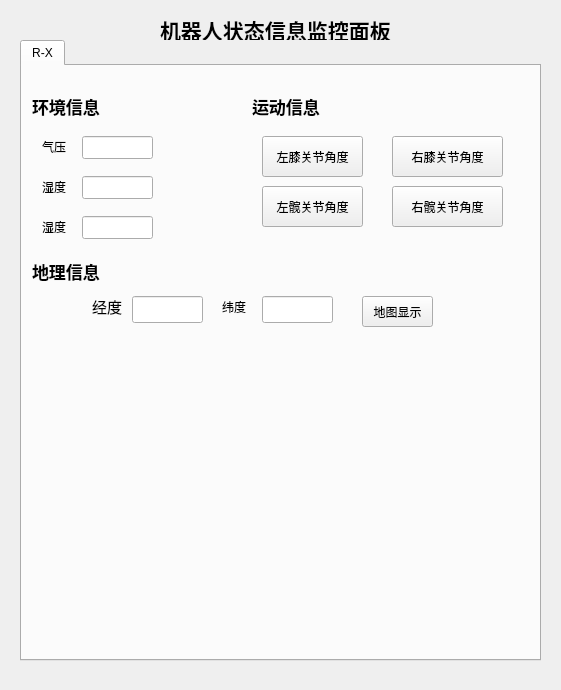
<?xml version="1.0" encoding="UTF-8"?>
<ui version="4.0">
 <class>Form</class>
 <widget class="QWidget" name="Form">
  <property name="geometry">
   <rect>
    <x>0</x>
    <y>0</y>
    <width>561</width>
    <height>690</height>
   </rect>
  </property>
  <property name="windowTitle">
   <string>Form</string>
  </property>
  <widget class="QTabWidget" name="tabWidget">
   <property name="geometry">
    <rect>
     <x>20</x>
     <y>40</y>
     <width>521</width>
     <height>621</height>
    </rect>
   </property>
   <property name="currentIndex">
    <number>0</number>
   </property>
   <widget class="QWidget" name="tab1">
    <attribute name="title">
     <string>R-X</string>
    </attribute>
    <widget class="QLabel" name="label_env">
     <property name="geometry">
      <rect>
       <x>10</x>
       <y>20</y>
       <width>81</width>
       <height>41</height>
      </rect>
     </property>
     <property name="font">
      <font>
       <pointsize>13</pointsize>
       <weight>75</weight>
       <bold>true</bold>
      </font>
     </property>
     <property name="text">
      <string>环境信息</string>
     </property>
    </widget>
    <widget class="QLabel" name="label_atmo">
     <property name="geometry">
      <rect>
       <x>20</x>
       <y>70</y>
       <width>41</width>
       <height>21</height>
      </rect>
     </property>
     <property name="text">
      <string>气压</string>
     </property>
    </widget>
    <widget class="QLabel" name="label_temp">
     <property name="geometry">
      <rect>
       <x>20</x>
       <y>110</y>
       <width>81</width>
       <height>21</height>
      </rect>
     </property>
     <property name="text">
      <string>湿度</string>
     </property>
    </widget>
    <widget class="QLabel" name="label_hum">
     <property name="geometry">
      <rect>
       <x>20</x>
       <y>150</y>
       <width>31</width>
       <height>21</height>
      </rect>
     </property>
     <property name="text">
      <string>湿度</string>
     </property>
    </widget>
    <widget class="QLineEdit" name="lineEdit_atmo">
     <property name="geometry">
      <rect>
       <x>60</x>
       <y>70</y>
       <width>71</width>
       <height>23</height>
      </rect>
     </property>
    </widget>
    <widget class="QLineEdit" name="lineEdit_temper">
     <property name="geometry">
      <rect>
       <x>60</x>
       <y>110</y>
       <width>71</width>
       <height>23</height>
      </rect>
     </property>
    </widget>
    <widget class="QLineEdit" name="lineEdit_hum">
     <property name="geometry">
      <rect>
       <x>60</x>
       <y>150</y>
       <width>71</width>
       <height>23</height>
      </rect>
     </property>
    </widget>
    <widget class="QLabel" name="label_drv">
     <property name="geometry">
      <rect>
       <x>230</x>
       <y>30</y>
       <width>81</width>
       <height>21</height>
      </rect>
     </property>
     <property name="font">
      <font>
       <pointsize>13</pointsize>
       <weight>75</weight>
       <bold>true</bold>
      </font>
     </property>
     <property name="text">
      <string>运动信息</string>
     </property>
    </widget>
    <widget class="QPushButton" name="Button_leftk">
     <property name="geometry">
      <rect>
       <x>240</x>
       <y>70</y>
       <width>101</width>
       <height>41</height>
      </rect>
     </property>
     <property name="text">
      <string>左膝关节角度</string>
     </property>
    </widget>
    <widget class="QPushButton" name="Button_lefth">
     <property name="geometry">
      <rect>
       <x>240</x>
       <y>120</y>
       <width>101</width>
       <height>41</height>
      </rect>
     </property>
     <property name="text">
      <string>左髋关节角度</string>
     </property>
    </widget>
    <widget class="QPushButton" name="Button_rightk">
     <property name="geometry">
      <rect>
       <x>370</x>
       <y>70</y>
       <width>111</width>
       <height>41</height>
      </rect>
     </property>
     <property name="text">
      <string>右膝关节角度</string>
     </property>
    </widget>
    <widget class="QPushButton" name="Button_righth">
     <property name="geometry">
      <rect>
       <x>370</x>
       <y>120</y>
       <width>111</width>
       <height>41</height>
      </rect>
     </property>
     <property name="text">
      <string>右髋关节角度</string>
     </property>
    </widget>
    <widget class="QLabel" name="label">
     <property name="geometry">
      <rect>
       <x>10</x>
       <y>190</y>
       <width>81</width>
       <height>31</height>
      </rect>
     </property>
     <property name="font">
      <font>
       <pointsize>13</pointsize>
       <weight>75</weight>
       <bold>true</bold>
      </font>
     </property>
     <property name="text">
      <string>地理信息</string>
     </property>
    </widget>
    <widget class="QLabel" name="label_long">
     <property name="geometry">
      <rect>
       <x>70</x>
       <y>230</y>
       <width>41</width>
       <height>21</height>
      </rect>
     </property>
     <property name="font">
      <font>
       <pointsize>11</pointsize>
      </font>
     </property>
     <property name="text">
      <string>经度</string>
     </property>
    </widget>
    <widget class="QLabel" name="label_lat">
     <property name="geometry">
      <rect>
       <x>200</x>
       <y>230</y>
       <width>41</width>
       <height>21</height>
      </rect>
     </property>
     <property name="text">
      <string>纬度</string>
     </property>
    </widget>
    <widget class="QLineEdit" name="lineEdit_long">
     <property name="geometry">
      <rect>
       <x>110</x>
       <y>230</y>
       <width>71</width>
       <height>27</height>
      </rect>
     </property>
    </widget>
    <widget class="QLineEdit" name="lineEdit_lat">
     <property name="geometry">
      <rect>
       <x>240</x>
       <y>230</y>
       <width>71</width>
       <height>27</height>
      </rect>
     </property>
    </widget>
    <widget class="QPushButton" name="Button_map">
     <property name="geometry">
      <rect>
       <x>340</x>
       <y>230</y>
       <width>71</width>
       <height>31</height>
      </rect>
     </property>
     <property name="text">
      <string>地图显示</string>
     </property>
    </widget>
    <widget class="QLabel" name="label_map">
     <property name="geometry">
      <rect>
       <x>60</x>
       <y>280</y>
       <width>400</width>
       <height>300</height>
      </rect>
     </property>
     <property name="text">
      <string/>
     </property>
    </widget>
   </widget>
  </widget>
  <widget class="QLabel" name="header">
   <property name="geometry">
    <rect>
     <x>160</x>
     <y>20</y>
     <width>241</width>
     <height>20</height>
    </rect>
   </property>
   <property name="font">
    <font>
     <pointsize>16</pointsize>
     <weight>75</weight>
     <bold>true</bold>
    </font>
   </property>
   <property name="text">
    <string>机器人状态信息监控面板</string>
   </property>
  </widget>
 </widget>
 <resources/>
 <connections/>
</ui>
